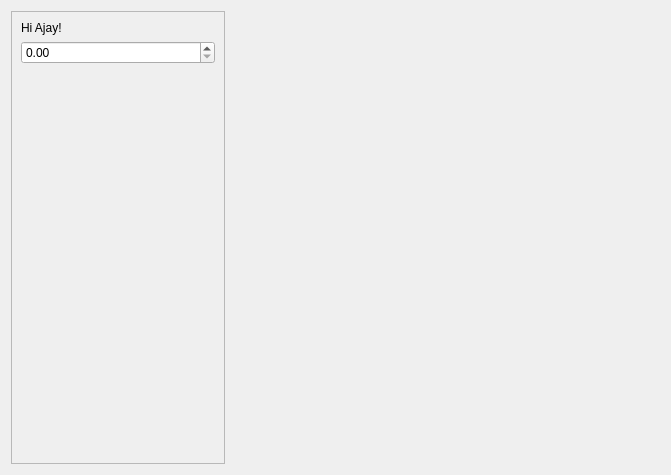
<?xml version="1.0" encoding="UTF-8"?>
<ui version="4.0">
 <class>MyMainFrame</class>
 <widget class="QFrame" name="MyMainFrame">
  <property name="geometry">
   <rect>
    <x>0</x>
    <y>0</y>
    <width>671</width>
    <height>475</height>
   </rect>
  </property>
  <property name="windowTitle">
   <string>Frame</string>
  </property>
  <layout class="QGridLayout" name="gridLayout" columnstretch="1,2">
   <item row="0" column="0">
    <widget class="QFrame" name="controlGroup">
     <property name="frameShape">
      <enum>QFrame::StyledPanel</enum>
     </property>
     <property name="frameShadow">
      <enum>QFrame::Raised</enum>
     </property>
     <layout class="QGridLayout" name="gridLayout_2">
      <item row="0" column="0">
       <widget class="QLabel" name="label">
        <property name="text">
         <string>Hi Ajay!</string>
        </property>
       </widget>
      </item>
      <item row="1" column="0">
       <widget class="QDoubleSpinBox" name="doubleSpinBox"/>
      </item>
      <item row="2" column="0">
       <spacer name="verticalSpacer">
        <property name="orientation">
         <enum>Qt::Vertical</enum>
        </property>
        <property name="sizeHint" stdset="0">
         <size>
          <width>20</width>
          <height>40</height>
         </size>
        </property>
       </spacer>
      </item>
     </layout>
    </widget>
   </item>
   <item row="0" column="1">
    <widget class="Hydro3DWidget" name="plotArea" native="true"/>
   </item>
  </layout>
 </widget>
 <customwidgets>
  <customwidget>
   <class>Hydro3DWidget</class>
   <extends>QWidget</extends>
   <header>hydro3dwidget.h</header>
   <container>1</container>
  </customwidget>
 </customwidgets>
 <resources/>
 <connections/>
</ui>
